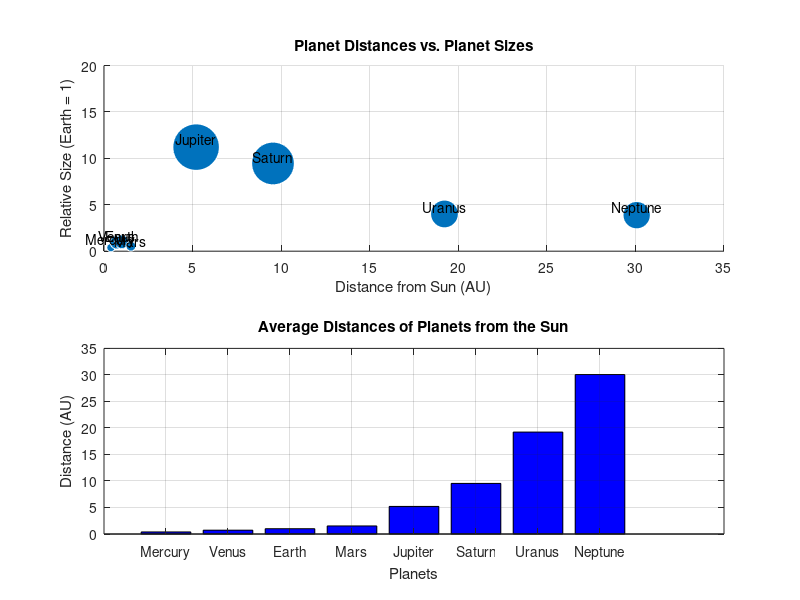

MATLAB code for this plot:
% Author Name: John Schweitzer
% Email: schwei87@rowan.edu
% Course: MATLAB Programming - Fall 2024
% Assignment: Assignment 2
% Task: Solar System Visualization
% Date: 10/11/24

% Create a visualization of the solar system's planets:

% a) Create two vectors:
   % `planet_distances`: containing the average distance of each planet from the sun in astronomical units (AU).
   planet_distances = [0.39 0.72 1.00 1.52 5.20 9.54 19.22 30.07];
   % `planet_sizes`: containing the relative sizes of the planets (use Earth = 1 as a reference).
   planet_sizes = [0.38, 0.95, 1.00, 0.53, 11.21, 9.45, 4.01, 3.88];
% Planet names
planet_names = {'Mercury', 'Venus', 'Earth', 'Mars', 'Jupiter', 'Saturn', 'Uranus', 'Neptune'};
% b) Create a figure with two subplots:
   % In the first subplot, create a scatter plot of planet distances vs. planet sizes. Use different colors for each planet and adjust the marker sizes to reflect the planet sizes.
   figure('Position', [100, 100, 800, 600]);
   subplot(2, 1, 1);
   scatter(planet_distances, planet_sizes, planet_sizes * 100, 'filled', 'MarkerEdgeColor', 'w');
   hold on;
   for i = 1:length(planet_names)
    text(planet_distances(i), planet_sizes(i), planet_names{i}, 'VerticalAlignment', 'bottom', 'HorizontalAlignment', 'center');
   end
   % c) Add appropriate titles, labels, and a legend to both subplots.
   title('Planet Distances vs. Planet Sizes');
   xlabel('Distance from Sun (AU)');
   ylabel('Relative Size (Earth = 1)');
   xlim([0, 35]);
   ylim([0, 20]);
   grid on;
   
   % In the second subplot, create a bar chart of planet distances.
   subplot(2, 1, 2);
   bar(planet_distances, 'FaceColor', 'blue');
   set(gca, 'XTickLabel', planet_names);
   % c) Add appropriate titles, labels, and a legend to both subplots.
   title('Average Distances of Planets from the Sun');
   xlabel('Planets');
   ylabel('Distance (AU)');
   grid on;
% d) Save the figure as an image file named 'solar_system_visualization.png'.
saveas(gcf, 'solar_system_visualization.png');
